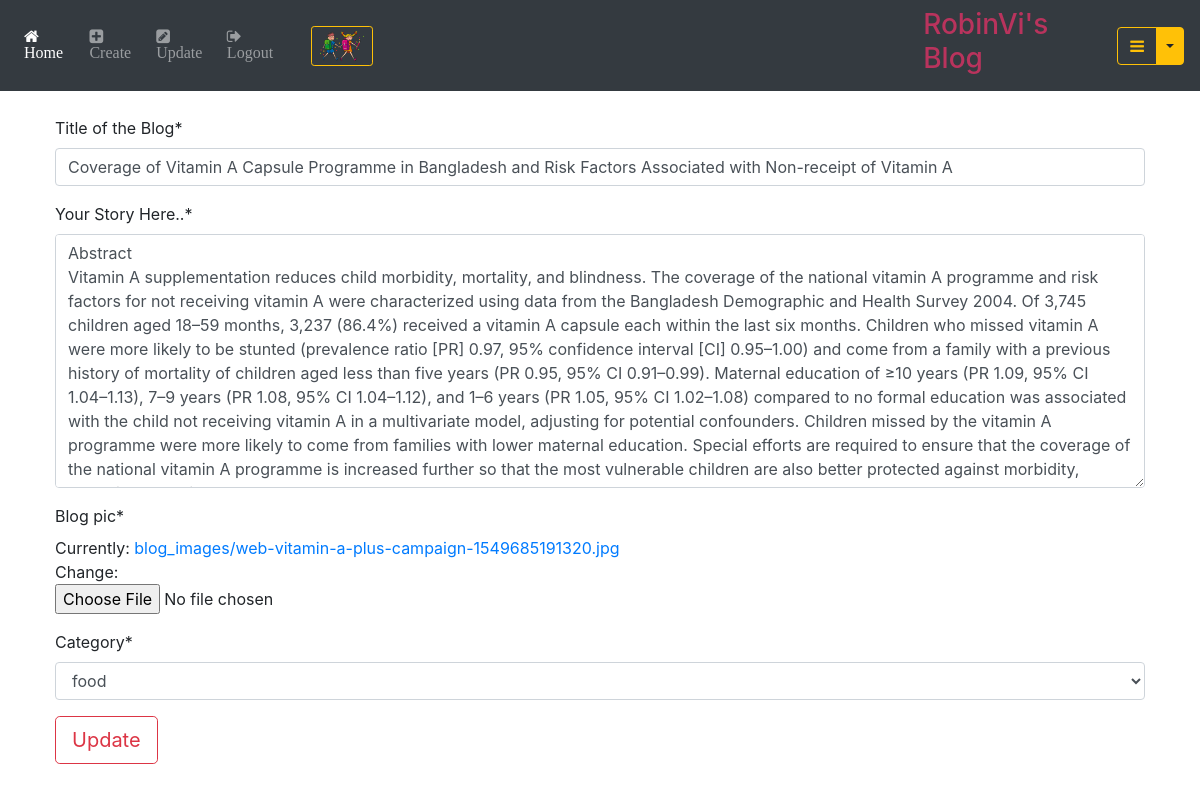
/blog/edit/5/ (signed in), run on an earlier commit of the app's database.
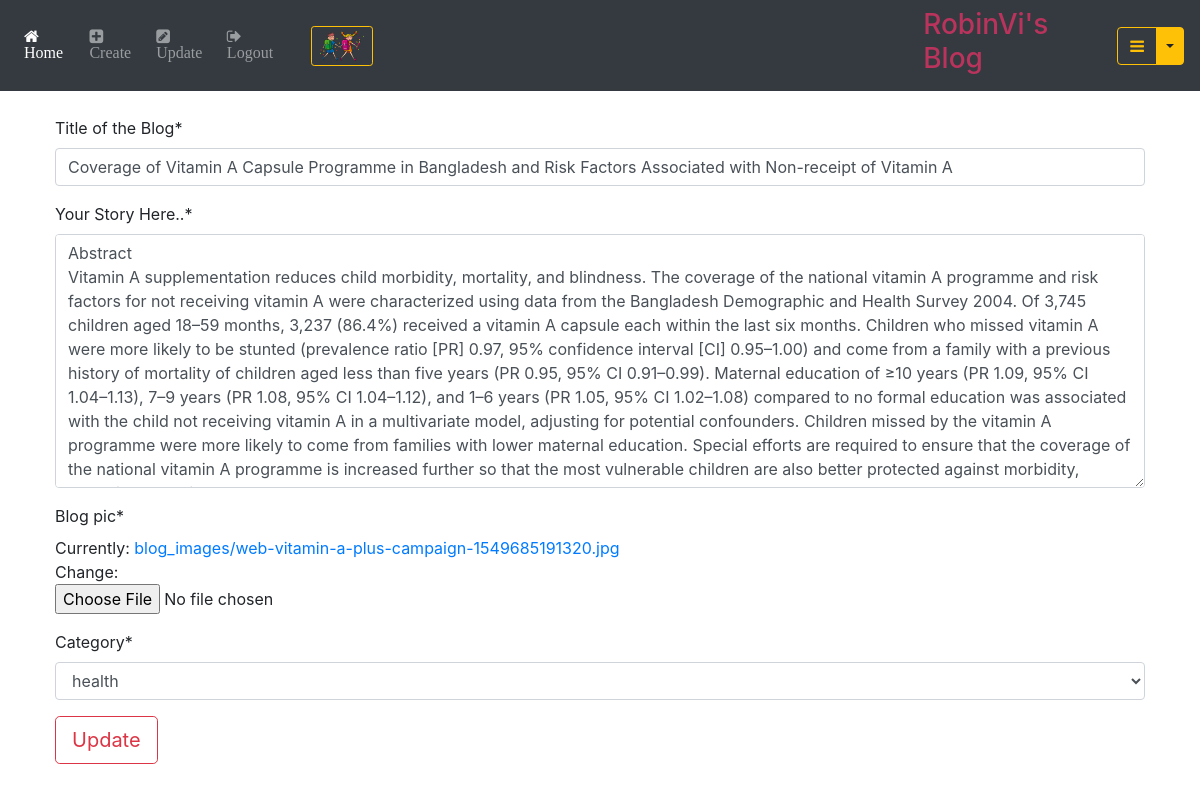
And on a later commit of the database.
### blog/models.py (models this page shows, shortened)
class Blog(models.Model):
    author = models.ForeignKey(User, on_delete = models.CASCADE,related_name='blog_author')
    blog_title = models.CharField(max_length =256, verbose_name= 'Title of the Blog')
    slug = models.SlugField(max_length =256,unique = True)
    blog_content = models.TextField(verbose_name='Your Story Here..')
    blog_pic = models.ImageField(upload_to='blog_images')
    category = models.CharField(max_length=20,choices=Category_Choices,default='general')
    publish_date = models.DateTimeField(auto_now_add=True)
    update_time = models.DateTimeField(auto_now=True)
    class Meta:
        ordering = ['-publish_date']

### blog/views.py (the view, shortened to what this page needs)
# urls.py: path('edit/<pk>/', views.UpdateBlog.as_view(), name='blog_edit'),
class UpdateBlog(LoginRequiredMixin, UpdateView):
    model = Blog
    fields = ('blog_title','blog_content','blog_pic','category')
    template_name = 'blog/blog_edit.html'

### templates/blog/blog_edit.html (shortened to what this page needs)
{% extends 'base.html' %}
{% load crispy_forms_tags %}
{% block content_block %}
{% if blog.author == user %}
<form method="POST">
{{form|crispy}}
<button type="submit" class="btn btn-outline-danger btn-lg">Update</button>
{% else %}
<p>You are not allowed to view this page.</p>
</form>
{% endif %}
{% endblock %}

What changed in the data, as far as the page shows it:
changed Blog: category "food" → "health"
